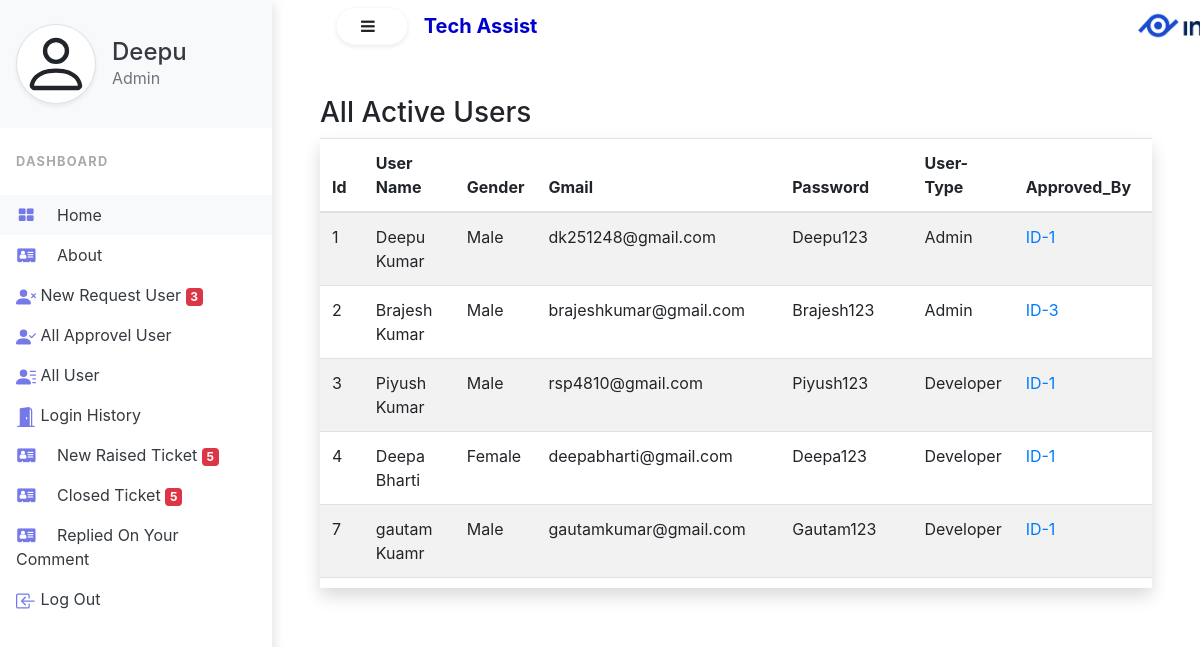
Page /viewapprovel/ (signed in) on the committed database.
### Help/models.py (models this page shows, shortened)
class UserModel(models.Model):
    first_name = models.CharField(max_length=100)
    mid_name = models.CharField(max_length=100, blank=True)
    last_name = models.CharField(max_length=100)
    gender = models.CharField(max_length=10)
    email = models.EmailField(max_length=100, unique=True)
    user_type = models.CharField(max_length=100, choices=USERTYPE)
    password = models.CharField(max_length=100, default=None)
    approved_by = models.CharField(max_length=100, null=True, blank=True)
    approved_date = models.DateField(auto_now=False, auto_now_add=False, null=True, blank=True )
    revoked_by = models.IntegerField(max_length=3, null=True, blank=True)
    revoke_date = models.DateField(auto_now=False, auto_now_add=False, null=True, blank=True)

### Help/views.py (the view)
# urls.py: path('viewapprovel/', view_Approvel),
def view_Approvel(request):
    if request.session.get('name', 'None') == 'None':
        return redirect('/login/')
    if request.session['user_type'] != 'Admin':
        return redirect('/logout/')
    data = request.session.get('name')
    ut = request.session.get('user_type')
    new_request = UserModel.objects.filter(approved_by=None)
    tnr = len(new_request)
    all_apr = UserModel.objects.all()
    new_Raised_Ticket = TicketModel.objects.filter(status="New")
    nt = len(new_Raised_Ticket)
    closed_Ticket = TicketModel.objects.filter(status="Solved")
    ct = len(closed_Ticket)
    return render(request, 'viewallprovel.html', {'all_apr': all_apr, 'data':data, 'ut':ut, 'tn': tnr, 'nt':nt,'ct':ct})

### Help/templates/viewallprovel.html (shortened to what this page needs)
{% extends 'index.html' %}
{% block sidenavbar %}
<div class="vertical-nav bg-white" id="sidebar">
  <div class="py-4 px-3 mb-4 bg-light">
    <div class="media d-flex align-items-center">
      <div class="media-body">
          <a href="/adminprofile/" class="text-dark"><h4 class="m-0">{{ data }}</h4></a>
        <p class="font-weight-normal text-muted mb-0">{{ut}}</p>
      </div>
    </div>
  </div>
  <p class="text-gray font-weight-bold text-uppercase px-3 small pb-4 mb-0">Dashboard</p>
  <ul class="nav flex-column bg-white mb-0">
    <li class="nav-item">
      <a href="/" class="nav-link text-dark bg-light">
                <i class="fa fa-th-large mr-3 text-primary fa-fw"></i>
                home
            </a>
    </li>
    <li class="nav-item">
      <a href="#" class="nav-link text-dark">
                <i class="fa fa-address-card mr-3 text-primary fa-fw"></i>
                about
            </a>
    </li>
    <li class="nav-item">
      <a href="/viewnewrequest/" class="nav-link text-dark">
                New Request User <span class="badge badge-danger" id="NewUserRequest">{{ tn }}</span>
            </a>
    </li>
    <li class="nav-item">
      <a href="/viewapprovel/" class="nav-link text-dark">
                All Approvel User
            </a>
    </li>
      <li class="nav-item">
      <a href="/alluser/" class="nav-link text-dark text-dark">
                All User
            </a>
    </li>
       <li class="nav-item">
      <a href="/loginhistory" class="nav-link text-dark text-dark">
                Login History
            </a>
    </li>
      <li class="nav-item">
      <a href="/newraisedticketadmin/" class="nav-link text-dark">
                <i class="fa fa-address-card mr-3 text-primary fa-fw"></i>
                New Raised Ticket <span class="badge badge-danger" id="NofNewTicket">{{ nt }}</span>
            </a>
    </li>
      <li class="nav-item">
      <a href="/showclosedticketadmin/" class="nav-link text-dark">
                <i class="fa fa-address-card mr-3 text-primary fa-fw"></i>
                Closed Ticket <span class="badge badge-danger" id="ClosedTicket">{{ ct }}</span>
            </a>
        </li>
      <li class="nav-item">
      <a href="/repliedasmincomment/" class="nav-link text-dark">
                <i class="fa fa-address-card mr-3 text-primary fa-fw"></i>
                Replied On Your Comment
            </a>
    </li>
      <li class="nav-item">
      <a href="/logout/" class="nav-link text-dark">
                Log Out
            </a>
    </li>
  </ul>
</div>
{% endblock sidenavbar %}
{% block item %}
<h3>All Active Users</h3>
  <table class="table table-striped shadow table-fixed">
    <thead>
    <tr>
      <th>Id</th>
      <th >User Name</th>
      <th>Gender</th>
      <th>Gmail</th>
      <th>Password</th>
      <th>User-Type</th>
      <th>Approved_By</th>
      <th>Approved_Date</th>
    </tr>
    </thead>
    <tbody>
    {% for i in all_apr %}
    {% if i.approved_by and i.revoked_by == None %}
    <tr>
      <td>{{ i.id }}</td>
      <td >{{ i.first_name}} {{ i.mid_name}} {{ i.last_name }}</td>
      <td>{{ i.gender }}</td>
      <td>{{ i.email }}</td>
      <td>{{ i.password }}</td>
      <td>{{ i.user_type}}</td>
        <td><a href="/adminpage/{{i.approved_by}}/">ID-{{ i.approved_by}}</a></td>
      <td>{{ i.approved_date}}</td>
    </tr>
    {% endif %}
    {% endfor %}
    </tbody>
  </table>
{% endblock item %}

### Help/static/Help/css/index.css (style rules this page uses)
body { min-height: 100vh; overflow-x: hidden; }
.vertical-nav { min-width: 17rem; width: 17rem; height: 100vh; position: fixed; top: 0; left: 0; box-shadow: 3px 3px 10px rgba(0, 0, 0, 0.1); transition: all 0.4s; }
.text-uppercase { letter-spacing: 0.1em; }
.text-gray { color: #aaa; }
.nav-link { text-transform: capitalize; }
.text-primary { color:#7579e7 !important; }
.table-fixed { display : block; height : 450px; overflow-y: auto; margin: 0; }

### rows in the picture
UserModel: first_name "Deepu", id "1", last_name "Kumar", gender "Male", email "dk251248@gmail.com", password "Deepu123", user_type "Admin", approved_by "1"
UserModel: id "2", first_name "Brajesh", last_name "Kumar", gender "Male", email "brajeshkumar@gmail.com", password "Brajesh123", user_type "Admin", approved_by "3"
UserModel: id "3", first_name "Piyush", last_name "Kumar", gender "Male", email "rsp4810@gmail.com", password "Piyush123", user_type "Developer", approved_by "1"
UserModel: id "4", first_name "Deepa", last_name "Bharti", gender "Female", email "deepabharti@gmail.com", password "Deepa123", user_type "Developer", approved_by "1"
UserModel: id "7", first_name "gautam", last_name "Kuamr", gender "Male", email "gautamkumar@gmail.com", password "Gautam123", user_type "Developer", approved_by "1"

### other values in the picture
{{ ut }} "Admin"
{{ tn }} "3"
{{ nt }} "5"
{{ ct }} "5"
